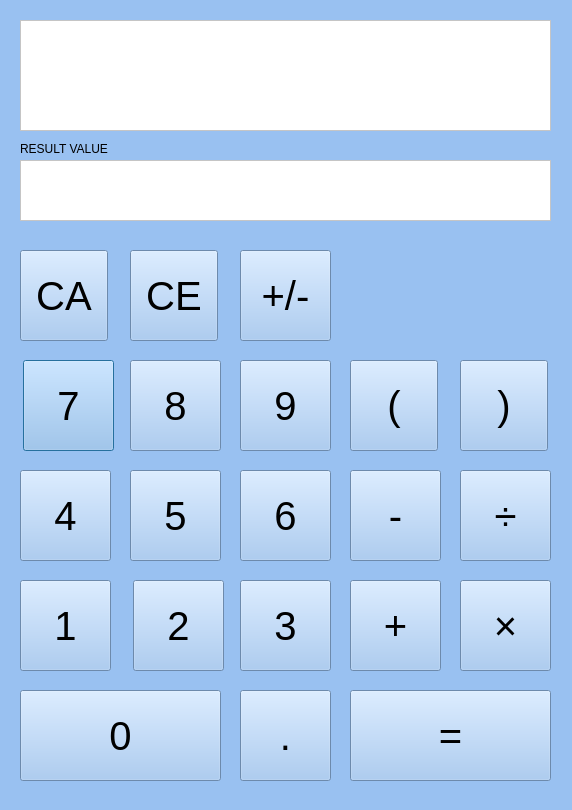
<?xml version="1.0" encoding="UTF-8"?>
<ui version="4.0">
 <class>c_dialog</class>
 <widget class="QDialog" name="c_dialog">
  <property name="geometry">
   <rect>
    <x>0</x>
    <y>0</y>
    <width>572</width>
    <height>810</height>
   </rect>
  </property>
  <property name="windowTitle">
   <string>Calculator</string>
  </property>
  <property name="autoFillBackground">
   <bool>false</bool>
  </property>
  <property name="styleSheet">
   <string notr="true">background-color: rgb(153, 193, 241);</string>
  </property>
  <widget class="QTextEdit" name="calEdit">
   <property name="geometry">
    <rect>
     <x>20</x>
     <y>20</y>
     <width>531</width>
     <height>111</height>
    </rect>
   </property>
   <property name="font">
    <font>
     <pointsize>27</pointsize>
    </font>
   </property>
   <property name="layoutDirection">
    <enum>Qt::RightToLeft</enum>
   </property>
   <property name="autoFillBackground">
    <bool>true</bool>
   </property>
   <property name="styleSheet">
    <string notr="true">background-color: rgb(255, 255, 255);</string>
   </property>
   <property name="sizeAdjustPolicy">
    <enum>QAbstractScrollArea::AdjustToContents</enum>
   </property>
   <property name="readOnly">
    <bool>true</bool>
   </property>
   <property name="placeholderText">
    <string/>
   </property>
  </widget>
  <widget class="QPushButton" name="btn_seven">
   <property name="geometry">
    <rect>
     <x>23</x>
     <y>360</y>
     <width>91</width>
     <height>91</height>
    </rect>
   </property>
   <property name="font">
    <font>
     <pointsize>30</pointsize>
    </font>
   </property>
   <property name="text">
    <string>7</string>
   </property>
  </widget>
  <widget class="QPushButton" name="btn_eight">
   <property name="geometry">
    <rect>
     <x>130</x>
     <y>360</y>
     <width>91</width>
     <height>91</height>
    </rect>
   </property>
   <property name="font">
    <font>
     <pointsize>30</pointsize>
    </font>
   </property>
   <property name="text">
    <string>8</string>
   </property>
  </widget>
  <widget class="QPushButton" name="btn_nine">
   <property name="geometry">
    <rect>
     <x>240</x>
     <y>360</y>
     <width>91</width>
     <height>91</height>
    </rect>
   </property>
   <property name="font">
    <font>
     <pointsize>30</pointsize>
    </font>
   </property>
   <property name="text">
    <string>9</string>
   </property>
  </widget>
  <widget class="QPushButton" name="btn_clear_all">
   <property name="geometry">
    <rect>
     <x>20</x>
     <y>250</y>
     <width>88</width>
     <height>91</height>
    </rect>
   </property>
   <property name="font">
    <font>
     <pointsize>30</pointsize>
    </font>
   </property>
   <property name="text">
    <string>CA</string>
   </property>
  </widget>
  <widget class="QPushButton" name="btn_divide">
   <property name="geometry">
    <rect>
     <x>460</x>
     <y>470</y>
     <width>91</width>
     <height>91</height>
    </rect>
   </property>
   <property name="font">
    <font>
     <pointsize>30</pointsize>
    </font>
   </property>
   <property name="text">
    <string>÷</string>
   </property>
  </widget>
  <widget class="QPushButton" name="btn_five">
   <property name="geometry">
    <rect>
     <x>130</x>
     <y>470</y>
     <width>91</width>
     <height>91</height>
    </rect>
   </property>
   <property name="font">
    <font>
     <pointsize>30</pointsize>
    </font>
   </property>
   <property name="text">
    <string>5</string>
   </property>
  </widget>
  <widget class="QPushButton" name="btn_four">
   <property name="geometry">
    <rect>
     <x>20</x>
     <y>470</y>
     <width>91</width>
     <height>91</height>
    </rect>
   </property>
   <property name="font">
    <font>
     <pointsize>30</pointsize>
    </font>
   </property>
   <property name="text">
    <string>4</string>
   </property>
  </widget>
  <widget class="QPushButton" name="btn_six">
   <property name="geometry">
    <rect>
     <x>240</x>
     <y>470</y>
     <width>91</width>
     <height>91</height>
    </rect>
   </property>
   <property name="font">
    <font>
     <pointsize>30</pointsize>
    </font>
   </property>
   <property name="text">
    <string>6</string>
   </property>
  </widget>
  <widget class="QPushButton" name="btn_multiply">
   <property name="geometry">
    <rect>
     <x>460</x>
     <y>580</y>
     <width>91</width>
     <height>91</height>
    </rect>
   </property>
   <property name="font">
    <font>
     <pointsize>30</pointsize>
    </font>
   </property>
   <property name="text">
    <string>×</string>
   </property>
  </widget>
  <widget class="QPushButton" name="btn_clear_entry">
   <property name="geometry">
    <rect>
     <x>130</x>
     <y>250</y>
     <width>88</width>
     <height>91</height>
    </rect>
   </property>
   <property name="font">
    <font>
     <pointsize>30</pointsize>
    </font>
   </property>
   <property name="text">
    <string>CE</string>
   </property>
  </widget>
  <widget class="QPushButton" name="btn_two">
   <property name="geometry">
    <rect>
     <x>133</x>
     <y>580</y>
     <width>91</width>
     <height>91</height>
    </rect>
   </property>
   <property name="font">
    <font>
     <pointsize>30</pointsize>
    </font>
   </property>
   <property name="text">
    <string>2</string>
   </property>
  </widget>
  <widget class="QPushButton" name="btn_one">
   <property name="geometry">
    <rect>
     <x>20</x>
     <y>580</y>
     <width>91</width>
     <height>91</height>
    </rect>
   </property>
   <property name="font">
    <font>
     <pointsize>30</pointsize>
    </font>
   </property>
   <property name="text">
    <string>1</string>
   </property>
  </widget>
  <widget class="QPushButton" name="btn_three">
   <property name="geometry">
    <rect>
     <x>240</x>
     <y>580</y>
     <width>91</width>
     <height>91</height>
    </rect>
   </property>
   <property name="font">
    <font>
     <pointsize>30</pointsize>
    </font>
   </property>
   <property name="text">
    <string>3</string>
   </property>
  </widget>
  <widget class="QPushButton" name="btn_minus">
   <property name="geometry">
    <rect>
     <x>350</x>
     <y>470</y>
     <width>91</width>
     <height>91</height>
    </rect>
   </property>
   <property name="font">
    <font>
     <pointsize>30</pointsize>
    </font>
   </property>
   <property name="text">
    <string>-</string>
   </property>
  </widget>
  <widget class="QPushButton" name="btn_parenthesis_start">
   <property name="geometry">
    <rect>
     <x>350</x>
     <y>360</y>
     <width>88</width>
     <height>91</height>
    </rect>
   </property>
   <property name="font">
    <font>
     <pointsize>30</pointsize>
    </font>
   </property>
   <property name="text">
    <string>(</string>
   </property>
  </widget>
  <widget class="QPushButton" name="btn_zero">
   <property name="geometry">
    <rect>
     <x>20</x>
     <y>690</y>
     <width>201</width>
     <height>91</height>
    </rect>
   </property>
   <property name="sizePolicy">
    <sizepolicy hsizetype="Minimum" vsizetype="MinimumExpanding">
     <horstretch>0</horstretch>
     <verstretch>0</verstretch>
    </sizepolicy>
   </property>
   <property name="font">
    <font>
     <pointsize>30</pointsize>
    </font>
   </property>
   <property name="text">
    <string>0</string>
   </property>
  </widget>
  <widget class="QPushButton" name="btn_decimal_point">
   <property name="geometry">
    <rect>
     <x>240</x>
     <y>690</y>
     <width>91</width>
     <height>91</height>
    </rect>
   </property>
   <property name="font">
    <font>
     <pointsize>30</pointsize>
    </font>
   </property>
   <property name="text">
    <string>.</string>
   </property>
  </widget>
  <widget class="QPushButton" name="btn_equals">
   <property name="geometry">
    <rect>
     <x>350</x>
     <y>690</y>
     <width>201</width>
     <height>91</height>
    </rect>
   </property>
   <property name="font">
    <font>
     <pointsize>30</pointsize>
    </font>
   </property>
   <property name="text">
    <string>=</string>
   </property>
  </widget>
  <widget class="QPushButton" name="btn_plus">
   <property name="geometry">
    <rect>
     <x>350</x>
     <y>580</y>
     <width>91</width>
     <height>91</height>
    </rect>
   </property>
   <property name="font">
    <font>
     <pointsize>30</pointsize>
    </font>
   </property>
   <property name="text">
    <string>+</string>
   </property>
  </widget>
  <widget class="QPushButton" name="btn_positive_negative">
   <property name="geometry">
    <rect>
     <x>240</x>
     <y>250</y>
     <width>91</width>
     <height>91</height>
    </rect>
   </property>
   <property name="font">
    <font>
     <pointsize>30</pointsize>
    </font>
   </property>
   <property name="text">
    <string>+/-</string>
   </property>
  </widget>
  <widget class="QTextEdit" name="resultEdit">
   <property name="geometry">
    <rect>
     <x>20</x>
     <y>160</y>
     <width>531</width>
     <height>61</height>
    </rect>
   </property>
   <property name="sizePolicy">
    <sizepolicy hsizetype="Expanding" vsizetype="Expanding">
     <horstretch>0</horstretch>
     <verstretch>0</verstretch>
    </sizepolicy>
   </property>
   <property name="font">
    <font>
     <pointsize>27</pointsize>
    </font>
   </property>
   <property name="styleSheet">
    <string notr="true">background-color: rgb(255, 255, 255);</string>
   </property>
   <property name="verticalScrollBarPolicy">
    <enum>Qt::ScrollBarAlwaysOff</enum>
   </property>
   <property name="readOnly">
    <bool>true</bool>
   </property>
  </widget>
  <widget class="QLabel" name="label">
   <property name="geometry">
    <rect>
     <x>20</x>
     <y>140</y>
     <width>121</width>
     <height>18</height>
    </rect>
   </property>
   <property name="text">
    <string>RESULT VALUE</string>
   </property>
  </widget>
  <widget class="QPushButton" name="btn_parenthesis_end">
   <property name="geometry">
    <rect>
     <x>460</x>
     <y>360</y>
     <width>88</width>
     <height>91</height>
    </rect>
   </property>
   <property name="font">
    <font>
     <pointsize>30</pointsize>
    </font>
   </property>
   <property name="text">
    <string>)</string>
   </property>
  </widget>
 </widget>
 <resources/>
 <connections/>
</ui>
